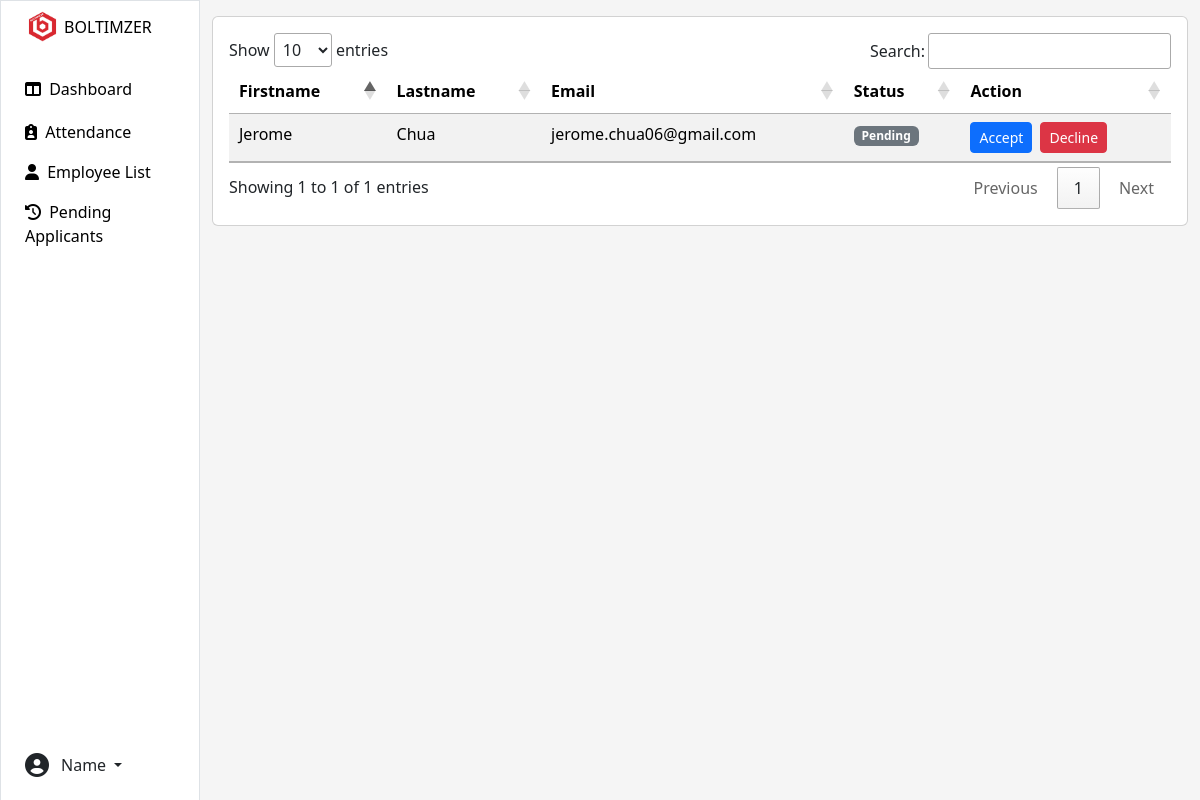
Page /Pages/admin_pending_applicants.php (signed in) on the earlier database version.
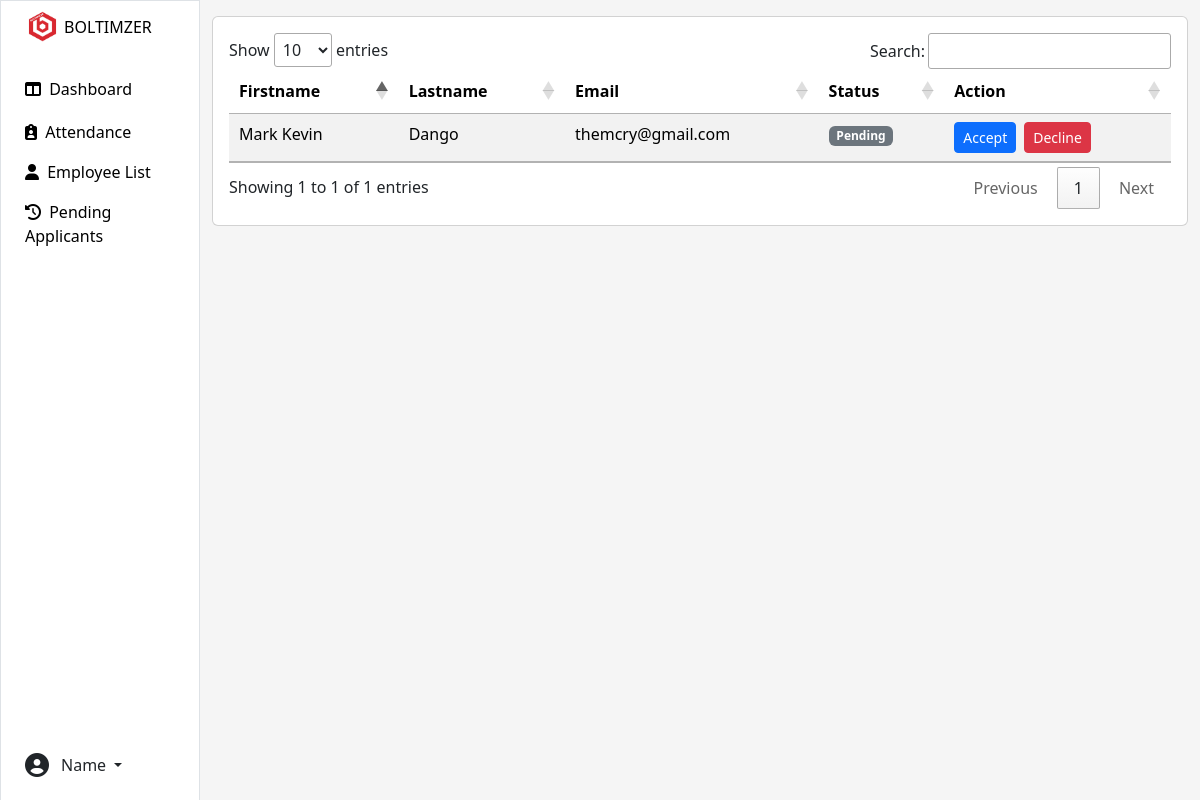
Same page on the later database version.
### tables this page shows
CREATE TABLE `employee_info` (
  `id` int(11) NOT NULL,
  `first_name` varchar(99) NOT NULL,
  `last_name` varchar(99) NOT NULL,
  `email` varchar(99) NOT NULL,
  `password` varchar(99) NOT NULL,
  `resume` varchar(99) NOT NULL,
  `verification_token` varchar(100) NOT NULL,
  `is_verified` tinyint(1) NOT NULL DEFAULT 0,
  `user_type` int(11) NOT NULL,
  `status` tinyint(4) NOT NULL DEFAULT 0
);

### class/database.php (called while the page is built, shortened)
<?php
class Database
{
    private $dbServername = "localhost";
    private $dbUsername = "root";
    private $dbPassword = "";
    private $connection;
    public function __construct( ) {
        $this->connection = new PDO("mysql:host=$this->dbServername;dbname=vrtsystems", $this->dbUsername, $this->dbPassword);
       $this->connection->setAttribute(PDO::ATTR_DEFAULT_FETCH_MODE,PDO::FETCH_ASSOC);
   }
    public function getConnection() {
       return $this->connection;
   }
}

### class/employee.php (called while the page is built, shortened)
<?php
class Employee
{
    private $database;
    public function __construct(Database $database){
        $this->database = $database;
    }
    public function employee_info($id){
        $stmt = $this->database->getConnection()->prepare("SELECT * FROM employee_info WHERE id=? && is_verified = 1");
        if (!$stmt->execute([$id])) {
            header("Location: ../index.php?error=stmtfail");
            exit();
        }
        $result = $stmt->fetch();
        if ($result) {
            return $result;
        } else {
            $result = false;
            return $result;
        }
    }
}

### Pages/admin_pending_applicants.php (the view, shortened to what this page needs)
<?php
if(isset($_SESSION['id']) && $_SESSION['user_type'] === 3){
  require '../class/database.php';
  require '../class/employee.php';
  $database = new Database();
  $employee = new Employee($database);
  $id = $_SESSION['id'];
  $employeeData = $employee->employee_info($id);
}else{
  header('Location: login.php');
}
$list = $database->getConnection()->query("SELECT * FROM employee_info WHERE status=0")->fetchAll();
?>
<!doctype html>
<html lang="en">
  <head>
    <link href="https://cdn.jsdelivr.net/npm/bootstrap@5.3.2/dist/css/bootstrap.min.css" rel="stylesheet">
    <link rel="stylesheet" href="https://cdn.datatables.net/1.13.7/css/jquery.dataTables.min.css">
    <link rel="stylesheet" href="https://cdn.jsdelivr.net/npm/sweetalert2@12/dist/sweetalert2.min.css">
</head>
  <body>
        <div class="container-fluid">
    <div class="row flex-nowrap">
        <div class="col-auto col-md-3 col-xl-2 px-sm-2 px-0 bg-white shadow-lg border">
            <div class="d-flex flex-column align-items-center align-items-sm-start px-3 pt-2 text-black min-vh-100">
                <a href="/" class="d-flex align-items-center pb-3 mb-md-0 me-md-auto text-black text-decoration-none">
                <img src="../Pictures/logo.png" class="me-1" style="width:35px;height:35px; font-weight:bold;">BOLTIMZER
                </a>
                <ul class="nav nav-pills flex-column mb-sm-auto mb-0 align-items-center align-items-sm-start" id="menu">
                    <li class="nav-item">
                        <a href="../Pages/admin_index.php" class="nav-link align-middle px-0 text-black">
                        <i class="fa-solid fa-table-columns"></i> <i class="fs-4 bi-house"></i> <span class="ms-1 d-none d-sm-inline">Dashboard</span>
                        </a>
                    </li>
                    <li>
                        <a href="../Pages/admin_attendance.php" class="nav-link px-0 align-middle text-black">
                        <i class="fa-solid fa-clipboard-user"></i></i> <span class="ms-1 d-none d-sm-inline">Attendance</span></a>
                    </li>
                    <li>
                        <a href="../Pages/employeelist.php" class="nav-link px-0 align-middle text-black">
                        <i class="fa-solid fa-user"></i></i> <span class="ms-1 d-none d-sm-inline">Employee List</span> </a>
                    </li>
                    <li>
                        <a href="../Pages/admin_pending_applicants.php" class="nav-link px-0 align-middle text-black">
                        <i class="fa-solid fa-clock-rotate-left"></i></i> <span class="ms-1 d-none d-sm-inline">Pending Applicants</span> </a>
                    </li>
                </ul>
                <div class="dropdown pb-4">
                    <a href="#" class="d-flex align-items-center text-dark text-decoration-none dropdown-toggle" id="dropdownUser1" data-bs-toggle="dropdown" aria-expanded="false">
                    <i class="fa-solid fa-circle-user fs-4 me-2"></i>
                        <span class="d-none d-sm-inline mx-1">Name</span>
                    </a>
                </div>
            </div>
        </div>
        <div class="col py-3" style="background-color: #F5F5F5;">
        <div class="card">
            <div class="card-body">
            <table id="myTable" class="table table-striped">
                    <thead>
                        <tr>
                        <th>Firstname</th>
                        <th>Lastname</th>
                        <th>Email</th>
                        <th>Status</th>
                        <th>Action</th>
                        </tr>
                    </thead>
                    <tbody>
                    <?php foreach ($list as $row) {
                      if ($row['status'] == 0)
                      {
                          $status = '<span class="badge text-bg-secondary">Pending</span>';
                      }
                      elseif ($row['status'] == 1)
                      {
                          $status = '<span class="badge text-bg-success">Approved</span>';
                      }
                      elseif ($row['status'] == 2)
                      {
                          $status = '<span class="badge text-bg-danger">Declined</span>';
                      }
                      ?>
                        <tr>
                        <td><?php echo $row['first_name']; ?></td>
                        <td><?php echo $row['last_name']; ?></td>
                        <td><?php echo $row['email']; ?></td>
                        <td><?php echo $status ?></td>
                        <td>
                        <div class="d-flex gap-2 ">
                          <form method="POST" action="../functions/accept.php">
                    <button type="submit" id="accept-button" class="btn btn-primary btn-sm ">Accept</button>
                        </form>
                        <form method="POST" action="../functions/declined.php">
                    <button type="submit" id="decline-button" class="btn btn-danger btn-sm" >Decline</button>
                    </form>
                  </div>
                        </td>
                        </tr>
                      <?php };?>
                    </tbody>
                    </table>
            </div>
            </div>
            </div>
</body>
</html>

Differences in the rows shown:
no longer on this page (row edited): employee_info: first_name "Jerome", last_name "Chua", email "jerome.chua06@gmail.com", status "Pending"
added employee_info: first_name "Mark Kevin", last_name "Dango", email "themcry@gmail.com", status "Pending"
